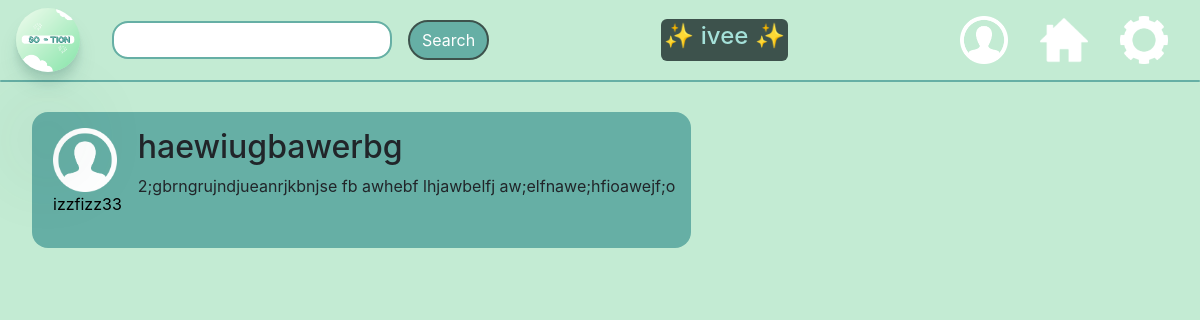
Screenshot of /clickedpost/1 (signed in) with the database file from the repository.
### app.py (models this page shows, shortened)
class User(UserMixin, db.Model):
    id = db.Column(db.Integer, primary_key=True)
    email = db.Column(db.String(75), unique=True)
    username = db.Column(db.String(30), unique=True)
    password_hash = db.Column(db.String())
    is_authenticated = db.Column(db.Boolean, default=False)
    pfp_placement = db.Column(db.String(), default="center")
    bio_placement = db.Column(db.String(), default="center")
    post_placement = db.Column(db.String(), default="center")
    bio = db.Column(db.String(), default="BIO HERE")
    darkMode = db.Column(db.Boolean, default = True)

class Post(db.Model):
    id = db.Column(db.Integer, primary_key=True)
    user_id = db.Column(db.Integer, unique=False)
    post_title = db.Column(db.String(300), unique=False)
    post_content = db.Column(db.String(2800), unique=False)
    profile_pic = db.Column(db.Boolean, default=False)

### app.py (the view)
@app.route('/clickedpost/<id>', methods=["GET"])
@login_required
def clickedpost(id):
    form1 = SearchForm()
    postz = Post.query.filter_by(id = id).first()
    post_user = User.query.filter_by(id=postz.user_id).first()
    return render_template('clickedpost.html', form1=form1, username = current_user.username, postz = postz, post_user=post_user)

### app.py
class SearchForm(FlaskForm):
    searchword = StringField("searchword",validators=[InputRequired(), Length(min=4,max=15)])

### app.py (called while the page is built)
@login_manager.user_loader
def user_loader(user_id):
    return User.query.filter_by(id=user_id).first()

### templates/clickedpost.html (shortened to what this page needs)
{% extends "base.html" %}
{% block content %}
<link rel="stylesheet" href="styles/homefeed.css">
<div class="post">
  <div class="content">
    <a href="{{url_for('searchprofile', username=post_user.username)}}">
      <div class="pic-and-username">
        <img class="profile-icon" src="../images/profile-icon.png" alt="Profile picture">
        <p style="text-align: center;" class="username">{{ post_user.username }}</p>
      </div>
    </a>
    <div class="content-and-comments">
      <h2> {{ postz.post_title }}</h2>
      <p> {{ postz.post_content }}</p>
    </div>
  </div>
</div>
{% endblock content %}

### templates/base.html (shortened to what this page needs)
<!doctype html>
<html lang="en">
<head>
    <link rel="stylesheet" href="https://stackpath.bootstrapcdn.com/bootstrap/4.3.1/css/bootstrap.min.css"
>
    <link rel="stylesheet" href="../styles/homefeed.css">
</head>
<body>
    <nav class="fixed-top">
        <div class="navbar fixed-top nav">
            <div id="logo-and-search">
                <img class="navbar-logo" src="../images/So-tion-logo-pic.png" href="#" alt="So-tion logo" />
                <form action="/search" method="POST">
                    {{ form1.searchword(class_="form-control") }}
                    <button type="submit" class="search-button btn btn-primary">Search</button>
                </form>
            </div>
            <div id='username-block'>
                <h4 id="username-text">&#x2728; {{username}} &#x2728;</h4>
            </div>
            <div id="right-navbar-images">
                <a href="{{ url_for('profile') }}">
                    <img class="profile-icon-navbar" src="../images/profile-icon.png" alt="profile icon button" /></a>
                <a href="{{ url_for('homefeed') }}">
                    <img class="home-navbar" src="../images/home.jpg" href="{{ url_for('homefeed') }}"
                        alt="Home button" /></a>
                <a href="{{ url_for('settings') }}">
                    <img class="gear-navbar" src="../images/gear.png" href="#" alt="Gear button" /></a>
            </div>
        </div>
        <div class="navbar-divider nav"></div>
    </nav>
    {% block content %}
    {% endblock %}
</body>
</html>

### static/styles/homefeed.css (style rules this page uses)
body { background-color: #c3ebd3; }
.navbar-logo { width: 4em; height: 4em; border-radius: 3em; border-width: 3em; box-shadow: 0 2.8px 2.2px rgba(24, 80, 72, 0.034), 0 6.7px 5.3px rgba(36, 110, 101, 0.048), 0 120.5px 179px rgba(33, 83, 77, 0.06), 0 12.3px 7.9px rgba(38, 83, 77, 0.072), 0 14.8px 20.4px rgba(25, 90, 81, 0.086), 0 100px 80px rgba(42, 90, 84, 0.12); }
.home-navbar, .gear-navbar, .profile-icon-navbar { width: 3em; height: 3em; position:relative; display: flex; justify-content: right; }
#logo-and-search { display: flex; justify-content: left; column-gap: 2em; }
#right-navbar-images { display: flex; justify-content: right; column-gap: 2em; margin-right: 1em; align-items: center; }
.navbar { display: flex; justify-content: space-between; position: fixed; }
.navbar-divider { height: 2px; background-color: #66afa5; margin-top: 5em; margin-bottom: 1em; border-radius: 5em; }
.post { display:flex; flex-direction: row; column-gap: 1em; border-width: 3em; padding: 2em; border-radius: 2px; border-color:black; }
.post:first-of-type { margin-top: 5em; }
.profile-icon { height:4em; width:4em; }
.fixed-top { position:fixed; background-color: #c3ebd3; }
.pic-and-username { display:flex; flex-direction: column; margin-right: 1em; margin-left: 5px; }
.content { display:flex; flex-direction: row; background-color: #66afa5; border-radius: 1em; padding: 1em; }
#username-block { background-color: #3D524c; padding: 3px; border-radius: 6px; color:#a5e1d9; }
.search-button { background-color: #66afa5; border:solid; border-width: 2px; border-color: #3D524c; border-radius: 35px; color:white; }
form { display: flex; align-items: center; column-gap: 1em; }
.form-control { border-radius: 1em; padding-left: 1em; border-color: #66afa5; border-width: 2px; }
a { text-decoration: none; color: black; }

### rows the page displays
User: username "ivee"
User: username "izzfizz33"
Post: post_title "haewiugbawerbg", post_content "2;gbrngrujndjueanrjkbnjse fb awhebf lhjawbelfj aw;elfnawe;hfioawejf;o"
